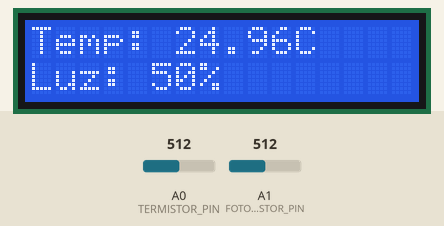
A sketch run on a simulated Arduino Uno, built with avr-gcc and run on an emulated ATmega328P. Shown: 16×2 character LCD. Inputs (shaded band) come from the test bench; at power-on: A0 (TERMISTOR_PIN) = 512, A1 (FOTORESISTOR_PIN) = 512.

Above: at 1.2 s.
1.3 s: A0 (TERMISTOR_PIN) set to 669
At 3.3 s:
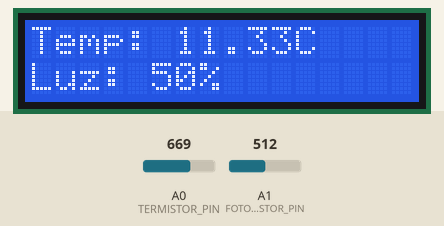
3.6 s: A0 (TERMISTOR_PIN) set to 693
At 5.2 s:
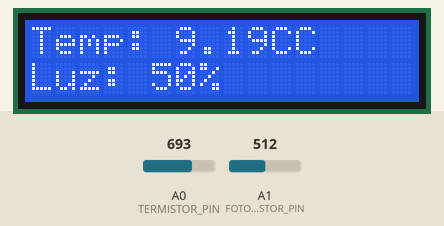
5.6 s: A1 (FOTORESISTOR_PIN) set to 108
At 7.0 s:
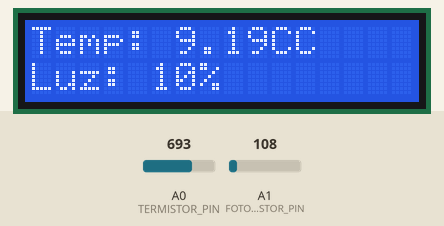
7.7 s: A1 (FOTORESISTOR_PIN) set to 91
At 8.8 s:
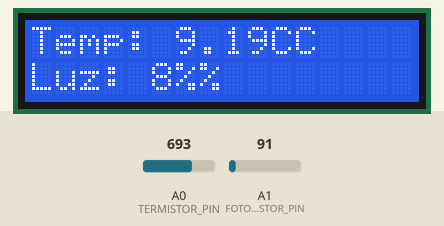
9.7 s: A0 (TERMISTOR_PIN) set to 511
At 11.4 s:
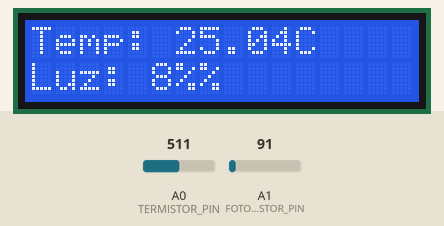
11.7 s: A1 (FOTORESISTOR_PIN) set to 122
At 13.5 s:
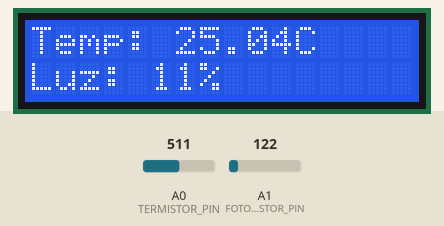
Timing chart, 0 to 14.8 s (numbered marks = the images above; inputs shaded):
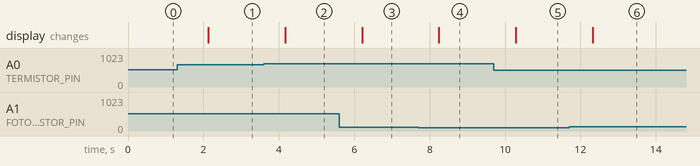

The sketch:

exercicio04.ino
```cpp
#include <Wire.h>
#include <LiquidCrystal_I2C.h>

#define LCD_ADDRESS 0x27
#define LCD_COLUNAS 16
#define LCD_LINHAS 2
#define TERMISTOR_PIN A0
#define FOTORESISTOR_PIN A1
#define RESISTOR_SERIE 10000
#define RESISTENCIA_NOMINAL 10000
#define TEMPERATURA_NOMINAL 25
#define COEFICIENTE_B 3950

LiquidCrystal_I2C lcd(LCD_ADDRESS, LCD_COLUNAS, LCD_LINHAS);

void setup()
{
    lcd.init();
    lcd.backlight();
}

void loop()
{
    float temperatura = lerTemperatura();
    int valorLuz = lerLuminosidade();

    lcd.setCursor(0, 0);
    lcd.print("Temp: ");
    lcd.print(temperatura);
    lcd.print("C");

    lcd.setCursor(0, 1);
    lcd.print("Luz: ");
    lcd.print(valorLuz);
    lcd.print("%");

    delay(1000);
}

float lerTemperatura()
{
    int valorADC = analogRead(TERMISTOR_PIN);
    float resistenciaTermistor = RESISTOR_SERIE / (1023.0 / valorADC - 1.0);
    float steinhart;
    steinhart = resistenciaTermistor / RESISTENCIA_NOMINAL;
    steinhart = log(steinhart);
    steinhart /= COEFICIENTE_B;
    steinhart += 1.0 / (TEMPERATURA_NOMINAL + 273.15);
    steinhart = 1.0 / steinhart;
    steinhart -= 273.15;

    return steinhart;
}

int lerLuminosidade()
{
    int valorADC = analogRead(FOTORESISTOR_PIN);
    int luminosidade = map(valorADC, 0, 1023, 0, 100);

    return luminosidade;
}
```

Measured:
- the behaviour switches between 684 and 685 on A0 (TERMISTOR_PIN) (found by bisection; images 1 and 2)
- the behaviour switches between 103 and 102 on A1 (FOTORESISTOR_PIN) (found by bisection; images 3 and 4)
- after the input at 1.3 s, the display: changes after 0.83 s (image 1)
- after the input at 3.6 s, the display: changes after 0.57 s (image 2)
- after the input at 5.6 s, the display: changes after 0.61 s (image 3)
- after the input at 7.7 s, the display: changes after 0.55 s (image 4)
- after the input at 9.7 s, the display: changes after 0.59 s (image 5)
- after the input at 11.7 s, the display: changes after 0.63 s (image 6)
